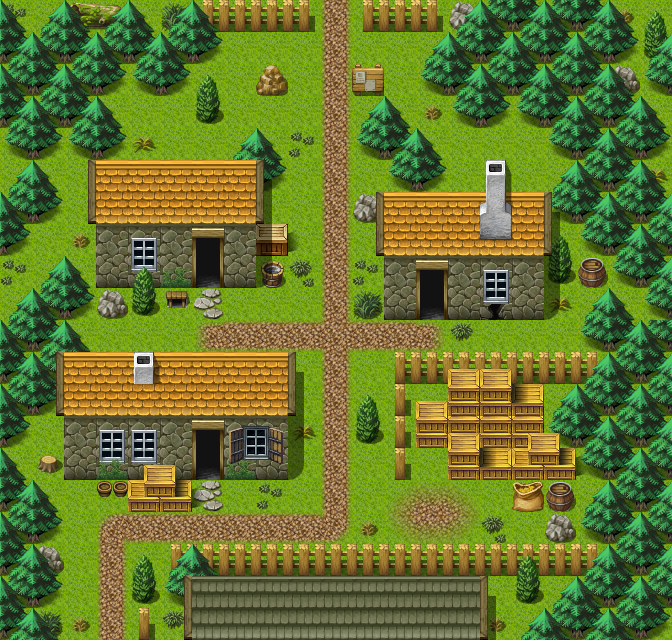

This is a level from a 2D game, rendered from its Tiled map with the project's own tilesets. A one-line summary and the map file follow, with tile-layer data summarised:
An orthogonal 21x20 tile map with 32x32 px tiles, 3 tile layers (Ground, Objects, Above), 1 hidden layer not drawn, 40 tilesets and 9 objects (5x mapchange, 3x spawn, sign).

<map version="1.0" orientation="orthogonal" width="21" height="20" tilewidth="32" tileheight="32">
 <properties>
  <property name="outdoors" value="1" />
 </properties>
 <tileset firstgid="1" name="map_bed_1" tilewidth="32" tileheight="32">
  <image source="../drawable/map_bed_1.png" width="512" height="256" />
 </tileset>
 <tileset firstgid="129" name="map_border_1" tilewidth="32" tileheight="32">
  <image source="../drawable/map_border_1.png" width="512" height="256" />
 </tileset>
 <tileset firstgid="257" name="map_bridge_1" tilewidth="32" tileheight="32">
  <image source="../drawable/map_bridge_1.png" width="512" height="256" />
 </tileset>
 <tileset firstgid="385" name="map_broken_1" tilewidth="32" tileheight="32">
  <image source="../drawable/map_broken_1.png" width="512" height="256" />
 </tileset>
 <tileset firstgid="513" name="map_cavewall_1" tilewidth="32" tileheight="32">
  <image source="../drawable/map_cavewall_1.png" width="576" height="192" />
 </tileset>
 <tileset firstgid="621" name="map_cavewall_2" tilewidth="32" tileheight="32">
  <image source="../drawable/map_cavewall_2.png" width="576" height="192" />
 </tileset>
 <tileset firstgid="729" name="map_cavewall_3" tilewidth="32" tileheight="32">
  <image source="../drawable/map_cavewall_3.png" width="576" height="192" />
 </tileset>
 <tileset firstgid="837" name="map_chair_table_1" tilewidth="32" tileheight="32">
  <image source="../drawable/map_chair_table_1.png" width="512" height="256" />
 </tileset>
 <tileset firstgid="965" name="map_crate_1" tilewidth="32" tileheight="32">
  <image source="../drawable/map_crate_1.png" width="512" height="256" />
 </tileset>
 <tileset firstgid="1093" name="map_cupboard_1" tilewidth="32" tileheight="32">
  <image source="../drawable/map_cupboard_1.png" width="512" height="256" />
 </tileset>
 <tileset firstgid="1221" name="map_curtain_1" tilewidth="32" tileheight="32">
  <image source="../drawable/map_curtain_1.png" width="512" height="256" />
 </tileset>
 <tileset firstgid="1349" name="map_entrance_1" tilewidth="32" tileheight="32">
  <image source="../drawable/map_entrance_1.png" width="512" height="256" />
 </tileset>
 <tileset firstgid="1477" name="map_fence_1" tilewidth="32" tileheight="32">
  <image source="../drawable/map_fence_1.png" width="512" height="256" />
 </tileset>
 <tileset firstgid="1605" name="map_fence_2" tilewidth="32" tileheight="32">
  <image source="../drawable/map_fence_2.png" width="512" height="256" />
 </tileset>
 <tileset firstgid="1733" name="map_ground_1" tilewidth="32" tileheight="32">
  <image source="../drawable/map_ground_1.png" width="512" height="256" />
 </tileset>
 <tileset firstgid="1861" name="map_ground_2" tilewidth="32" tileheight="32">
  <image source="../drawable/map_ground_2.png" width="512" height="256" />
 </tileset>
 <tileset firstgid="1989" name="map_ground_3" tilewidth="32" tileheight="32">
  <image source="../drawable/map_ground_3.png" width="512" height="256" />
 </tileset>
 <tileset firstgid="2117" name="map_ground_4" tilewidth="32" tileheight="32">
  <image source="../drawable/map_ground_4.png" width="512" height="256" />
 </tileset>
 <tileset firstgid="2245" name="map_ground_5" tilewidth="32" tileheight="32">
  <image source="../drawable/map_ground_5.png" width="512" height="256" />
 </tileset>
 <tileset firstgid="2373" name="map_ground_6" tilewidth="32" tileheight="32">
  <image source="../drawable/map_ground_6.png" width="512" height="256" />
 </tileset>
 <tileset firstgid="2501" name="map_ground_7" tilewidth="32" tileheight="32">
  <image source="../drawable/map_ground_7.png" width="512" height="256" />
 </tileset>
 <tileset firstgid="2629" name="map_ground_8" tilewidth="32" tileheight="32">
  <image source="../drawable/map_ground_8.png" width="512" height="256" />
 </tileset>
 <tileset firstgid="2757" name="map_indoor_1" tilewidth="32" tileheight="32">
  <image source="../drawable/map_indoor_1.png" width="512" height="256" />
 </tileset>
 <tileset firstgid="2885" name="map_kitchen_1" tilewidth="32" tileheight="32">
  <image source="../drawable/map_kitchen_1.png" width="512" height="256" />
 </tileset>
 <tileset firstgid="3013" name="map_outdoor_1" tilewidth="32" tileheight="32">
  <image source="../drawable/map_outdoor_1.png" width="512" height="256" />
 </tileset>
 <tileset firstgid="3141" name="map_pillar_1" tilewidth="32" tileheight="32">
  <image source="../drawable/map_pillar_1.png" width="512" height="256" />
 </tileset>
 <tileset firstgid="3269" name="map_plant_1" tilewidth="32" tileheight="32">
  <image source="../drawable/map_plant_1.png" width="512" height="256" />
 </tileset>
 <tileset firstgid="3397" name="map_rock_1" tilewidth="32" tileheight="32">
  <image source="../drawable/map_rock_1.png" width="512" height="256" />
 </tileset>
 <tileset firstgid="3525" name="map_roof_1" tilewidth="32" tileheight="32">
  <image source="../drawable/map_roof_1.png" width="512" height="256" />
 </tileset>
 <tileset firstgid="3653" name="map_roof_2" tilewidth="32" tileheight="32">
  <image source="../drawable/map_roof_2.png" width="512" height="256" />
 </tileset>
 <tileset firstgid="3781" name="map_shop_1" tilewidth="32" tileheight="32">
  <image source="../drawable/map_shop_1.png" width="512" height="256" />
 </tileset>
 <tileset firstgid="3909" name="map_sign_ladder_1" tilewidth="32" tileheight="32">
  <image source="../drawable/map_sign_ladder_1.png" width="512" height="256" />
 </tileset>
 <tileset firstgid="4037" name="map_table_1" tilewidth="32" tileheight="32">
  <image source="../drawable/map_table_1.png" width="512" height="256" />
 </tileset>
 <tileset firstgid="4165" name="map_trail_1" tilewidth="32" tileheight="32">
  <image source="../drawable/map_trail_1.png" width="512" height="256" />
 </tileset>
 <tileset firstgid="4293" name="map_tree_1" tilewidth="32" tileheight="32">
  <image source="../drawable/map_tree_1.png" width="512" height="256" />
 </tileset>
 <tileset firstgid="4421" name="map_wall_1" tilewidth="32" tileheight="32">
  <image source="../drawable/map_wall_1.png" width="512" height="256" />
 </tileset>
 <tileset firstgid="4549" name="map_wall_2" tilewidth="32" tileheight="32">
  <image source="../drawable/map_wall_2.png" width="480" height="256" />
 </tileset>
 <tileset firstgid="4669" name="map_wall_3" tilewidth="32" tileheight="32">
  <image source="../drawable/map_wall_3.png" width="480" height="256" />
 </tileset>
 <tileset firstgid="4789" name="map_window_1" tilewidth="32" tileheight="32">
  <image source="../drawable/map_window_1.png" width="512" height="256" />
 </tileset>
 <tileset firstgid="4917" name="map_window_2" tilewidth="32" tileheight="32">
  <image source="../drawable/map_window_2.png" width="512" height="256" />
 </tileset>
 <layer name="Ground" width="21" height="20">
  <data>[420 cells, 420 non-empty, 8 distinct tile ids]</data>
 </layer>
 <layer name="Objects" width="21" height="20">
  <data>[420 cells, 263 non-empty, 54 distinct tile ids]</data>
 </layer>
 <layer name="Above" width="21" height="20">
  <data>[420 cells, 88 non-empty, 21 distinct tile ids]</data>
 </layer>
 <layer name="Walkable" width="21" height="20" visible="0">
  <data>[420 cells, 292 non-empty, 1 distinct tile ids]</data>
 </layer>
 <objectgroup name="Mapevents" visible="0">
  <!-- 9 objects omitted --></objectgroup>
 <objectgroup name="Spawn" visible="0">
  <!-- 3 objects omitted --></objectgroup>
 <objectgroup name="Keys" visible="0" />
</map>
<!-- 9 of 9 objects omitted -->
